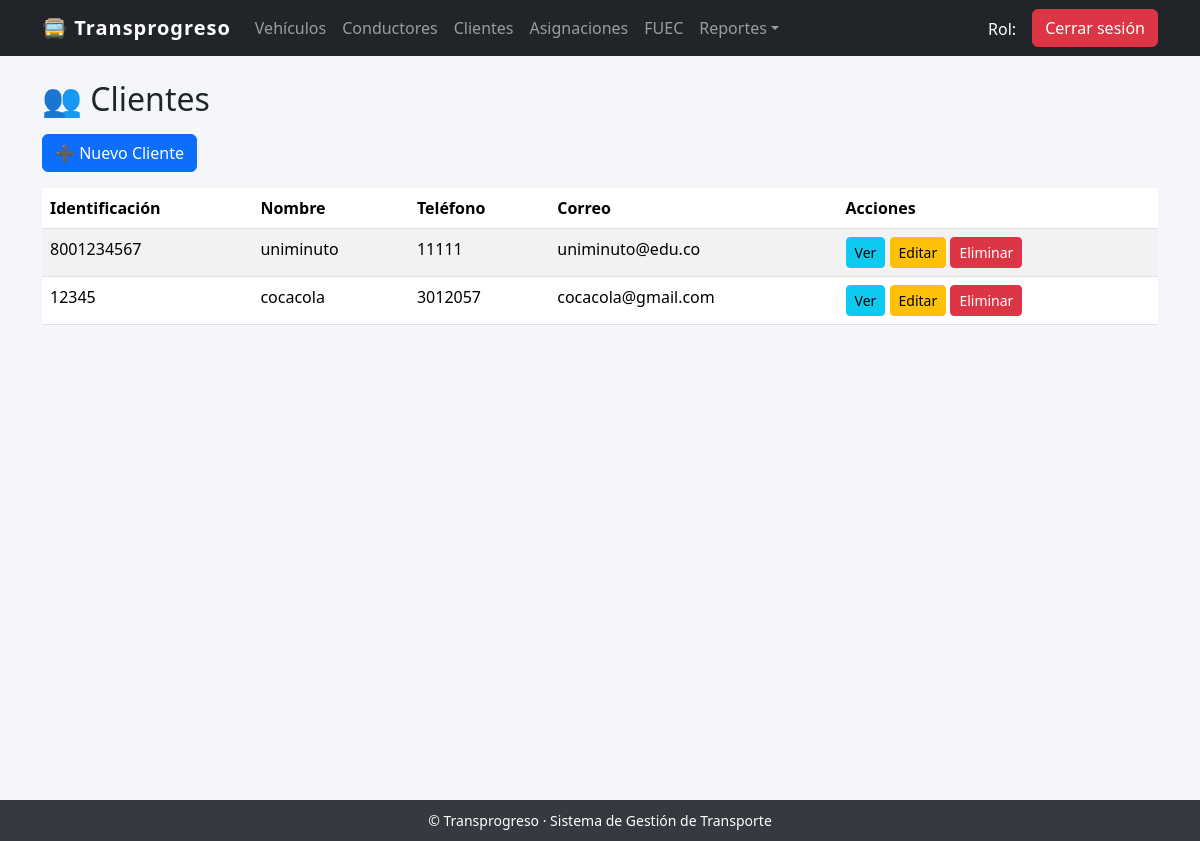
The app's page /clientes/ (signed in) with its own data.
### gestion_vehiculos/models.py (models this page shows, shortened)
class Cliente(models.Model):
    nombre = models.CharField(max_length=100)
    identificacion = models.CharField(max_length=20, unique=True)
    telefono = models.CharField(max_length=20, blank=True, null=True)
    correo = models.EmailField(blank=True, null=True)
    direccion = models.CharField(max_length=200, blank=True, null=True)

### gestion_vehiculos/views.py (the view)
# urls.py: path('clientes/', views.clientes, name='clientes'),
@login_required
def clientes(request):
    return render(request, "clientes/lista.html", {
        "clientes": Cliente.objects.all()
    })

### templates/clientes/lista.html
{% extends 'base.html' %}
{% block content %}
<div class="container mt-4">
    <h2 class="mb-3">👥 Clientes</h2>
    <a href="{% url 'cliente_nuevo' %}" class="btn btn-primary mb-3">➕ Nuevo Cliente</a>
    <table class="table table-striped">
        <thead>
            <tr>
                <th>Identificación</th>
                <th>Nombre</th>
                <th>Teléfono</th>
                <th>Correo</th>
                <th>Acciones</th>
            </tr>
        </thead>
        <tbody>
            {% for c in clientes %}
            <tr>
                <td>{{ c.identificacion }}</td>
                <td>{{ c.nombre }}</td>
                <td>{{ c.telefono }}</td>
                <td>{{ c.correo }}</td>
                <td>
                    <a href="{% url 'cliente_detalle' c.id %}" class="btn btn-info btn-sm">Ver</a>
                    <a href="{% url 'cliente_editar' c.id %}" class="btn btn-warning btn-sm">Editar</a>
                    <a href="{% url 'cliente_eliminar' c.id %}" class="btn btn-danger btn-sm">Eliminar</a>
                </td>
            </tr>
            {% empty %}
            <tr><td colspan="5">No hay clientes registrados</td></tr>
            {% endfor %}
        </tbody>
    </table>
</div>
{% endblock %}

### templates/base.html (style rules this page uses)
body { background-color: #f4f6f9; }

### records on screen
Cliente: identificacion "8001234567", nombre "uniminuto", telefono "11111", correo "uniminuto@edu.co"
Cliente: identificacion "12345", nombre "cocacola", telefono "3012057", correo "cocacola@gmail.com"
